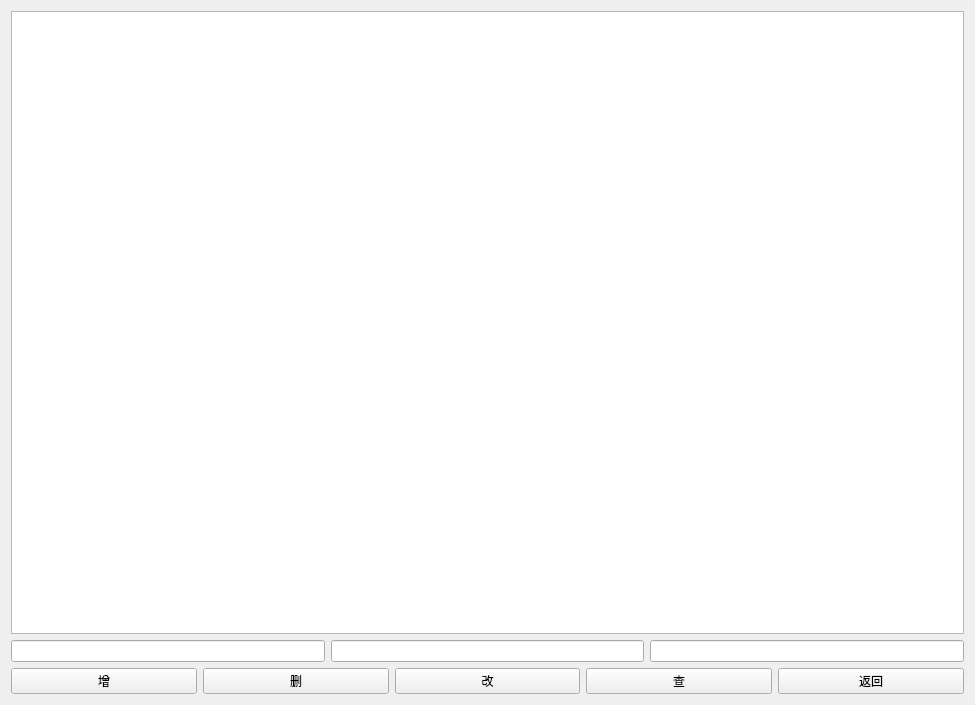
<?xml version="1.0" encoding="UTF-8"?>
<ui version="4.0">
 <class>Form</class>
 <widget class="QWidget" name="Form">
  <property name="geometry">
   <rect>
    <x>0</x>
    <y>0</y>
    <width>975</width>
    <height>705</height>
   </rect>
  </property>
  <property name="windowTitle">
   <string>Form</string>
  </property>
  <layout class="QVBoxLayout" name="verticalLayout">
   <item>
    <widget class="QTableWidget" name="user_table"/>
   </item>
   <item>
    <layout class="QHBoxLayout" name="horizontalLayout_2">
     <item>
      <widget class="QLineEdit" name="username_edit"/>
     </item>
     <item>
      <widget class="QLineEdit" name="password_edit"/>
     </item>
     <item>
      <widget class="QLineEdit" name="is_admin_edit"/>
     </item>
    </layout>
   </item>
   <item>
    <layout class="QHBoxLayout" name="horizontalLayout">
     <item>
      <widget class="QPushButton" name="add_btn">
       <property name="text">
        <string>增</string>
       </property>
      </widget>
     </item>
     <item>
      <widget class="QPushButton" name="delete_btn">
       <property name="text">
        <string>删</string>
       </property>
      </widget>
     </item>
     <item>
      <widget class="QPushButton" name="update_btn">
       <property name="text">
        <string>改</string>
       </property>
      </widget>
     </item>
     <item>
      <widget class="QPushButton" name="search_btn">
       <property name="text">
        <string>查</string>
       </property>
      </widget>
     </item>
     <item>
      <widget class="QPushButton" name="back_btn">
       <property name="text">
        <string>返回</string>
       </property>
      </widget>
     </item>
    </layout>
   </item>
  </layout>
 </widget>
 <resources/>
 <connections/>
</ui>
